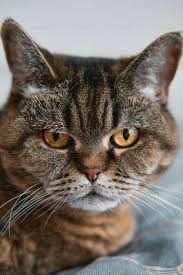
#> input picture Photos/images.jpg, 183 x 275 px
$ python Transformation_cropped.py
#> lines starting #> are read from the running program, lines starting #| are printed output that depends on the picture
import cv2 as cv
import numpy as np
img=cv.imread('Photos/images.jpg')
#> img is the input picture: shape (275, 183, 3); mean B, G, R 105, 112.7, 120.4
cv.imshow("cat",img)
#cropped
crop=img[:60,:100]
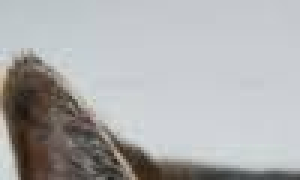
#> crop: shape (60, 100, 3) (shown 3 times larger); mean B, G, R 174.4, 173.8, 173.4
cv.imshow("cat",crop)
cv.waitKey(0)

$ run again, with Photos/womanphoto.webp saved as Photos/images.jpg
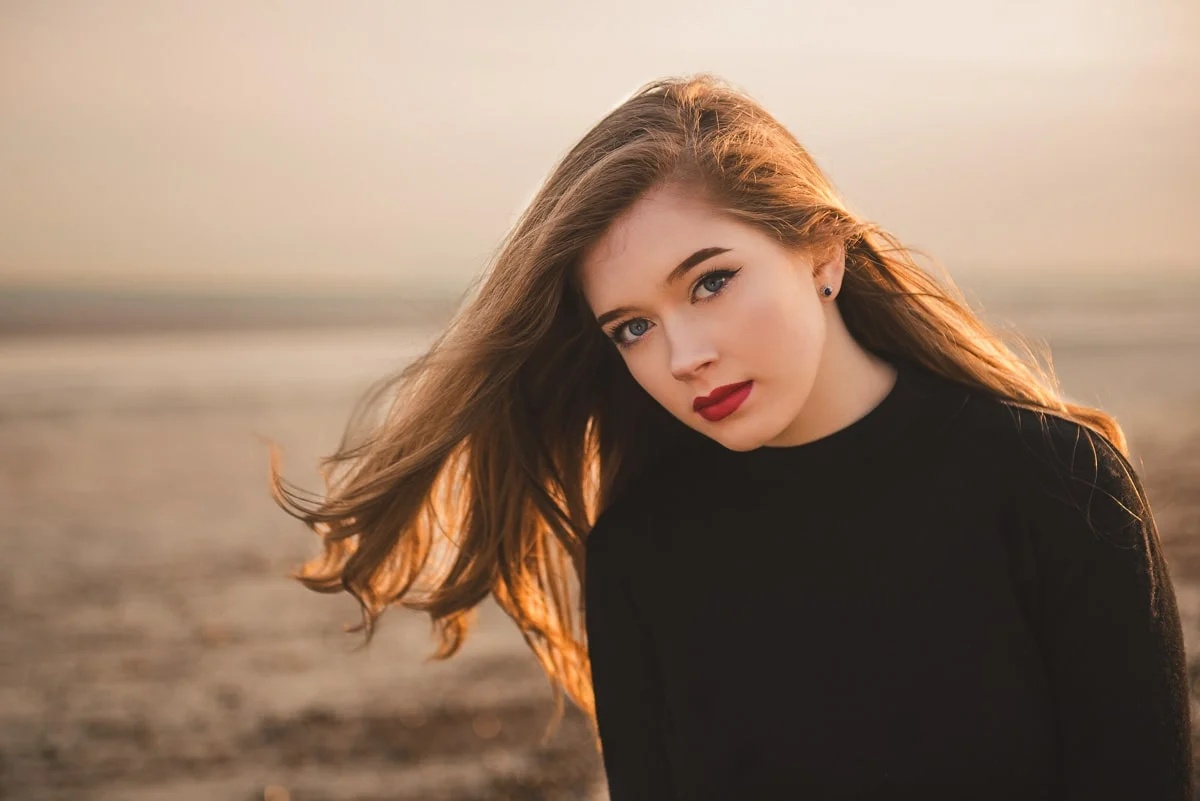
#> input picture Photos/womanphoto.webp, 1200 x 801 px
#> img is the input picture: shape (801, 1200, 3); mean B, G, R 104.7, 123.6, 148.6
#> `crop=img[:60,:100]`:
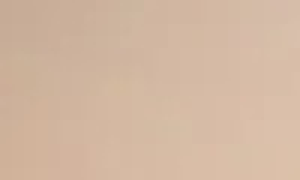
#> crop: shape (60, 100, 3) (shown 3 times larger); mean B, G, R 161.9, 183.6, 210.8
